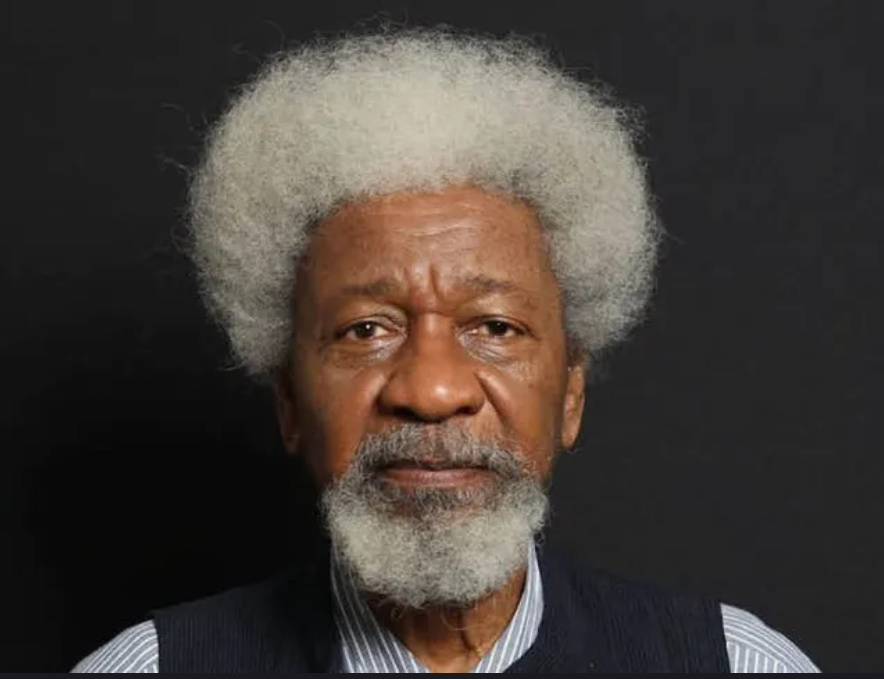
#> input picture WEEK_4/img/wole.png, 884 x 679 px
$ jupyter execute practice_2.ipynb
#> lines starting #> are read from the running program, lines starting #| are printed output that depends on the picture
### Prewitt Edge Detection

[cell 1]
import cv2
import numpy as np

#load image
image = cv2.imread('img/wole.png', cv2.IMREAD_GRAYSCALE)
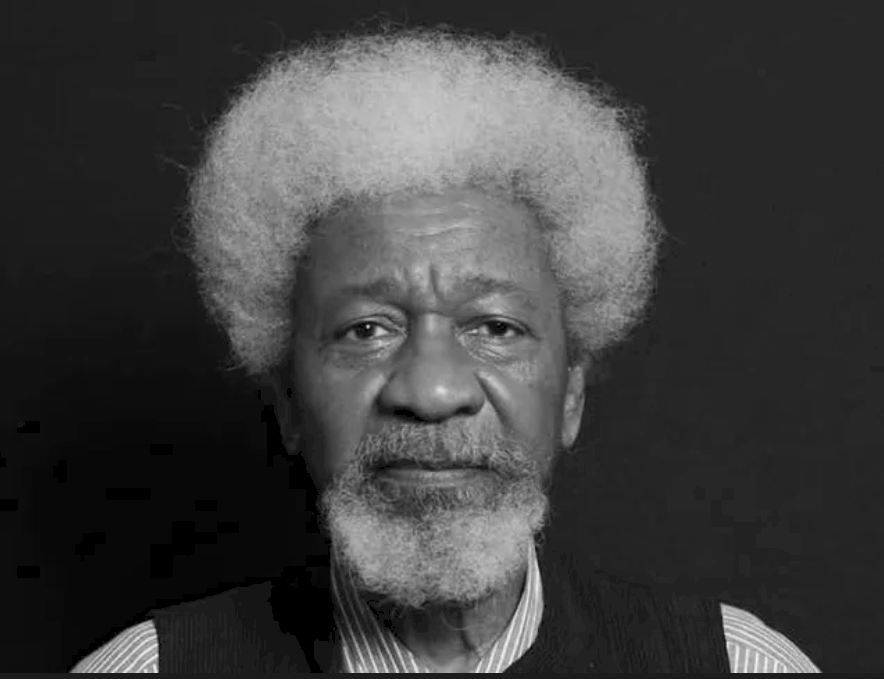
#> image: shape (679, 884); min 0, max 245, mean 62.3

#resize images
image = cv2.resize(image, (500,400))
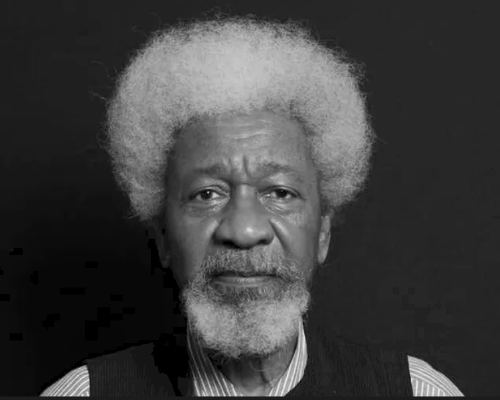
#> image: shape (400, 500); min 0, max 242, mean 62.2

#define prewitt kernels
kernel_x = np.array([[-1,-1,-1],
                    [0,0,0],
                    [1,1,1]])
kernel_y = np.array([[-1,0,1],
                    [-1,0,1],
                    [-1,0,1]])

#Apply prewitt edge detection
prewitt_x = cv2.filter2D(image, -1, kernel_x)
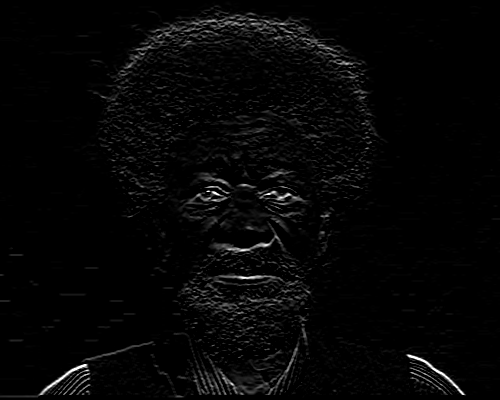
#> prewitt_x: shape (400, 500); min 0, max 255, mean 5.8
prewitt_y = cv2.filter2D(image, -1, kernel_y)
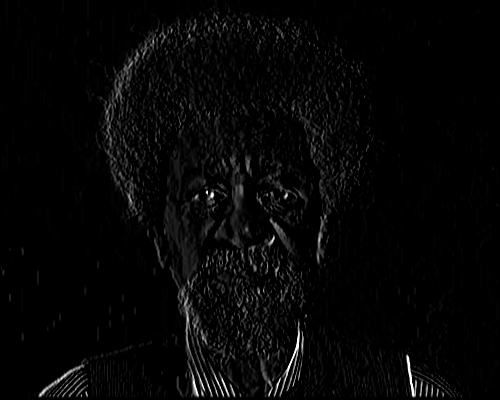
#> prewitt_y: shape (400, 500); min 0, max 255, mean 6.1

#compute magnitude of gradients manually
prewitt_combined = np.sqrt(np.square(prewitt_x) + np.square(prewitt_y))
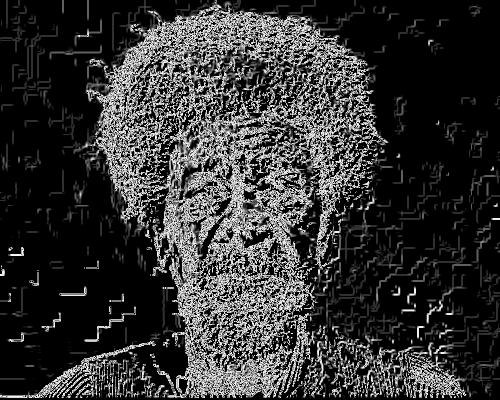
#> prewitt_combined: shape (400, 500) float16; min 0, max 15.91, mean 3.25; drawn with min black and max white

#display the original image and prewitt edges
cv2.imshow('Original', image)
cv2.imshow('Prewitt Edges', np.uint8(prewitt_combined))

#wait for a key press and close all windows
cv2.waitKey(0)
cv2.destroyAllWindows()
